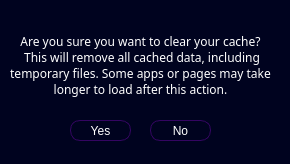
<?xml version="1.0" encoding="UTF-8"?>
<ui version="4.0">
 <class>cache_question</class>
 <widget class="QDialog" name="cache_question">
  <property name="geometry">
   <rect>
    <x>0</x>
    <y>0</y>
    <width>290</width>
    <height>164</height>
   </rect>
  </property>
  <property name="windowTitle">
   <string>Dialog</string>
  </property>
  <property name="styleSheet">
   <string notr="true">background-color: #00031f;

</string>
  </property>
  <widget class="QLabel" name="question">
   <property name="geometry">
    <rect>
     <x>10</x>
     <y>30</y>
     <width>261</width>
     <height>71</height>
    </rect>
   </property>
   <property name="font">
    <font>
     <family>Century Gothic</family>
     <pointsize>9</pointsize>
    </font>
   </property>
   <property name="styleSheet">
    <string notr="true">color: #ffffff;
background: transparent;</string>
   </property>
   <property name="text">
    <string>Are you sure you want to clear your cache?  This will remove all cached data, including temporary files. Some apps or pages may take longer to load after this action.</string>
   </property>
   <property name="alignment">
    <set>Qt::AlignCenter</set>
   </property>
   <property name="wordWrap">
    <bool>true</bool>
   </property>
  </widget>
  <widget class="QPushButton" name="yes_bt">
   <property name="geometry">
    <rect>
     <x>70</x>
     <y>120</y>
     <width>61</width>
     <height>21</height>
    </rect>
   </property>
   <property name="styleSheet">
    <string notr="true">QPushButton {
	font: bold pt &quot;Century Gothic&quot;;
    background-color: #00031F;   /* button fill color */
    color: white;                /* text color */
    border: 1px solid #340561;   /* stroke/border */
    border-radius: 10px;         /* corner radius */   
}
QPushButton:hover {
    background-color: #6A0DBF;   /* hover color */
}
</string>
   </property>
   <property name="text">
    <string>Yes</string>
   </property>
  </widget>
  <widget class="QPushButton" name="no_bt">
   <property name="geometry">
    <rect>
     <x>150</x>
     <y>120</y>
     <width>61</width>
     <height>21</height>
    </rect>
   </property>
   <property name="styleSheet">
    <string notr="true">QPushButton {
	font: bold pt &quot;Century Gothic&quot;;
    background-color: #00031F;   /* button fill color */
    color: white;                /* text color */
    border: 1px solid #340561;   /* stroke/border */
    border-radius: 10px;         /* corner radius */   
}
QPushButton:hover {
    background-color: #6A0DBF;   /* hover color */
}
</string>
   </property>
   <property name="text">
    <string>No</string>
   </property>
  </widget>
 </widget>
 <resources/>
 <connections/>
</ui>
